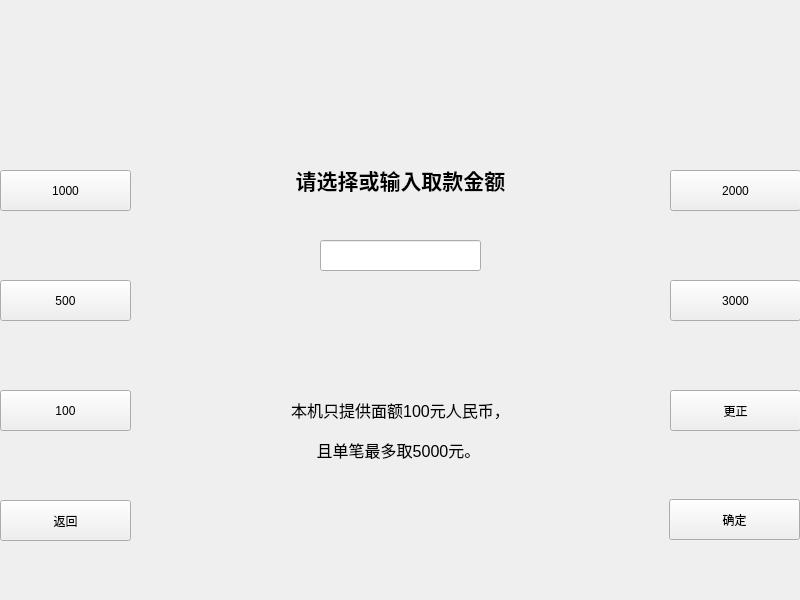
<?xml version="1.0" encoding="UTF-8"?>
<ui version="4.0">
 <class>QOutNum</class>
 <widget class="QWidget" name="QOutNum">
  <property name="geometry">
   <rect>
    <x>0</x>
    <y>0</y>
    <width>800</width>
    <height>600</height>
   </rect>
  </property>
  <property name="minimumSize">
   <size>
    <width>800</width>
    <height>600</height>
   </size>
  </property>
  <property name="maximumSize">
   <size>
    <width>800</width>
    <height>600</height>
   </size>
  </property>
  <property name="windowTitle">
   <string>QOutNum</string>
  </property>
  <widget class="QLabel" name="label">
   <property name="geometry">
    <rect>
     <x>210</x>
     <y>150</y>
     <width>381</width>
     <height>61</height>
    </rect>
   </property>
   <property name="text">
    <string>&lt;html&gt;&lt;head/&gt;&lt;body&gt;&lt;p align=&quot;center&quot;&gt;&lt;span style=&quot; font-size:16pt; font-weight:600;&quot;&gt;请选择或输入取款金额&lt;/span&gt;&lt;/p&gt;&lt;/body&gt;&lt;/html&gt;</string>
   </property>
  </widget>
  <widget class="QLineEdit" name="lineEdit">
   <property name="geometry">
    <rect>
     <x>320</x>
     <y>240</y>
     <width>161</width>
     <height>31</height>
    </rect>
   </property>
  </widget>
  <widget class="QLabel" name="label_2">
   <property name="geometry">
    <rect>
     <x>190</x>
     <y>390</y>
     <width>421</width>
     <height>41</height>
    </rect>
   </property>
   <property name="text">
    <string>&lt;html&gt;&lt;head/&gt;&lt;body&gt;&lt;p align=&quot;center&quot;&gt;&lt;span style=&quot; font-size:12pt;&quot;&gt;本机只提供面额100元人民币，&lt;/span&gt;&lt;/p&gt;&lt;/body&gt;&lt;/html&gt;</string>
   </property>
  </widget>
  <widget class="QLabel" name="label_3">
   <property name="geometry">
    <rect>
     <x>253</x>
     <y>430</y>
     <width>291</width>
     <height>41</height>
    </rect>
   </property>
   <property name="text">
    <string>&lt;html&gt;&lt;head/&gt;&lt;body&gt;&lt;p align=&quot;center&quot;&gt;&lt;span style=&quot; font-size:12pt;&quot;&gt;且单笔最多取5000元。&lt;/span&gt;&lt;/p&gt;&lt;/body&gt;&lt;/html&gt;</string>
   </property>
  </widget>
  <widget class="QPushButton" name="determinebutton">
   <property name="geometry">
    <rect>
     <x>669</x>
     <y>499</y>
     <width>131</width>
     <height>41</height>
    </rect>
   </property>
   <property name="text">
    <string>确定</string>
   </property>
  </widget>
  <widget class="QPushButton" name="canclebutton">
   <property name="geometry">
    <rect>
     <x>0</x>
     <y>500</y>
     <width>131</width>
     <height>41</height>
    </rect>
   </property>
   <property name="text">
    <string>返回</string>
   </property>
  </widget>
  <widget class="QPushButton" name="changebutton">
   <property name="geometry">
    <rect>
     <x>670</x>
     <y>390</y>
     <width>131</width>
     <height>41</height>
    </rect>
   </property>
   <property name="text">
    <string>更正</string>
   </property>
  </widget>
  <widget class="QPushButton" name="threembutton">
   <property name="geometry">
    <rect>
     <x>670</x>
     <y>280</y>
     <width>131</width>
     <height>41</height>
    </rect>
   </property>
   <property name="text">
    <string>3000</string>
   </property>
  </widget>
  <widget class="QPushButton" name="twotbutton">
   <property name="geometry">
    <rect>
     <x>670</x>
     <y>170</y>
     <width>131</width>
     <height>41</height>
    </rect>
   </property>
   <property name="text">
    <string>2000</string>
   </property>
  </widget>
  <widget class="QPushButton" name="onetbutton">
   <property name="geometry">
    <rect>
     <x>0</x>
     <y>170</y>
     <width>131</width>
     <height>41</height>
    </rect>
   </property>
   <property name="text">
    <string>1000</string>
   </property>
  </widget>
  <widget class="QPushButton" name="onehbutton">
   <property name="geometry">
    <rect>
     <x>0</x>
     <y>390</y>
     <width>131</width>
     <height>41</height>
    </rect>
   </property>
   <property name="text">
    <string>100</string>
   </property>
  </widget>
  <widget class="QPushButton" name="fivehbutton">
   <property name="geometry">
    <rect>
     <x>0</x>
     <y>280</y>
     <width>131</width>
     <height>41</height>
    </rect>
   </property>
   <property name="text">
    <string>500</string>
   </property>
  </widget>
  <widget class="QLabel" name="label_4">
   <property name="geometry">
    <rect>
     <x>0</x>
     <y>0</y>
     <width>801</width>
     <height>131</height>
    </rect>
   </property>
   <property name="styleSheet">
    <string notr="true">border-image: url(:/new/prefix1/image/bank.png);</string>
   </property>
   <property name="text">
    <string/>
   </property>
  </widget>
 </widget>
 <resources/>
 <connections/>
</ui>
